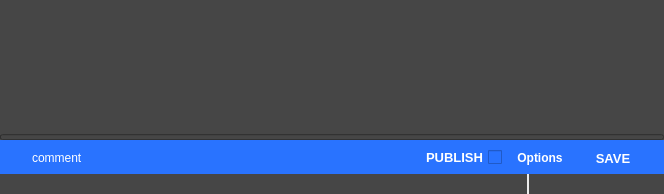
<?xml version="1.0" encoding="UTF-8"?>
<ui version="4.0">
 <class>wgResize</class>
 <widget class="QWidget" name="wgResize">
  <property name="geometry">
   <rect>
    <x>0</x>
    <y>0</y>
    <width>664</width>
    <height>194</height>
   </rect>
  </property>
  <property name="minimumSize">
   <size>
    <width>500</width>
    <height>150</height>
   </size>
  </property>
  <property name="maximumSize">
   <size>
    <width>16777215</width>
    <height>1632332</height>
   </size>
  </property>
  <property name="windowTitle">
   <string>Project</string>
  </property>
  <property name="windowIcon">
   <iconset resource="../../../img/img.qrc">
    <normaloff>:/btn/btn/btnProject48.png</normaloff>:/btn/btn/btnProject48.png</iconset>
  </property>
  <layout class="QVBoxLayout" name="verticalLayout_5">
   <property name="spacing">
    <number>0</number>
   </property>
   <property name="margin">
    <number>0</number>
   </property>
   <item>
    <widget class="QWidget" name="wg" native="true">
     <property name="styleSheet">
      <string notr="true">QWidget{
	background-color: rgb(70, 70, 70);
	selection-background-color: rgb(1, 79, 131);
	color: rgb(235, 235, 235);
}

QPushButton { 
	border:0px;
}

QPushButton:hover {background-color: rgb(55, 90, 126); }

QPushButton:pressed{ 
	 border: 0px solid green;
}

QToolTip { 
	background-color: rgb(52, 52, 52);
	color: rgb(241, 241, 241);
	border: black solid 1px;
}</string>
     </property>
     <layout class="QVBoxLayout" name="verticalLayout_2">
      <property name="spacing">
       <number>0</number>
      </property>
      <property name="margin">
       <number>0</number>
      </property>
      <item>
       <layout class="QVBoxLayout" name="verticalLayout" stretch="0">
        <property name="spacing">
         <number>2</number>
        </property>
        <property name="topMargin">
         <number>0</number>
        </property>
        <property name="rightMargin">
         <number>0</number>
        </property>
        <item>
         <widget class="QWidget" name="wgMain" native="true">
          <layout class="QHBoxLayout" name="layMain">
           <property name="spacing">
            <number>0</number>
           </property>
           <property name="margin">
            <number>0</number>
           </property>
          </layout>
         </widget>
        </item>
       </layout>
      </item>
      <item>
       <widget class="QWidget" name="wgFooter" native="true">
        <property name="maximumSize">
         <size>
          <width>16777215</width>
          <height>40</height>
         </size>
        </property>
        <layout class="QVBoxLayout" name="verticalLayout_7">
         <property name="spacing">
          <number>0</number>
         </property>
         <property name="margin">
          <number>0</number>
         </property>
         <item>
          <widget class="QProgressBar" name="prbStatus">
           <property name="maximumSize">
            <size>
             <width>16777215</width>
             <height>6</height>
            </size>
           </property>
           <property name="value">
            <number>0</number>
           </property>
           <property name="textVisible">
            <bool>false</bool>
           </property>
           <property name="invertedAppearance">
            <bool>false</bool>
           </property>
          </widget>
         </item>
         <item>
          <widget class="QWidget" name="wgFooter_2" native="true">
           <property name="minimumSize">
            <size>
             <width>0</width>
             <height>0</height>
            </size>
           </property>
           <property name="maximumSize">
            <size>
             <width>16777215</width>
             <height>16777215</height>
            </size>
           </property>
           <property name="styleSheet">
            <string notr="true">QWidget{
	background-color: rgb(41, 115, 255);
	color: rgb(255, 255, 255);
}

QPushButton { 
	border:0px;
}

QPushButton:hover {
	background-color: rgb(61, 135, 255);
}

QPushButton:pressed{ 
	 border: 0px solid green;
	 background-color: rgb(52, 158, 158);
}</string>
           </property>
           <layout class="QHBoxLayout" name="horizontalLayout_2">
            <property name="spacing">
             <number>10</number>
            </property>
            <property name="leftMargin">
             <number>15</number>
            </property>
            <property name="topMargin">
             <number>6</number>
            </property>
            <property name="rightMargin">
             <number>16</number>
            </property>
            <property name="bottomMargin">
             <number>4</number>
            </property>
            <item>
             <layout class="QHBoxLayout" name="horizontalLayout_4">
              <property name="spacing">
               <number>8</number>
              </property>
              <property name="margin">
               <number>0</number>
              </property>
              <item>
               <widget class="QLabel" name="lblCommentImg">
                <property name="enabled">
                 <bool>true</bool>
                </property>
                <property name="maximumSize">
                 <size>
                  <width>14</width>
                  <height>14</height>
                 </size>
                </property>
                <property name="toolTip">
                 <string>CommentImg</string>
                </property>
                <property name="text">
                 <string/>
                </property>
                <property name="pixmap">
                 <pixmap resource="../../../img/img.qrc">:/btn/btn/btnWrite48.png</pixmap>
                </property>
                <property name="scaledContents">
                 <bool>true</bool>
                </property>
               </widget>
              </item>
              <item>
               <widget class="QLineEdit" name="edtComment">
                <property name="text">
                 <string>comment</string>
                </property>
                <property name="frame">
                 <bool>false</bool>
                </property>
                <property name="readOnly">
                 <bool>true</bool>
                </property>
                <property name="placeholderText">
                 <string/>
                </property>
               </widget>
              </item>
              <item>
               <spacer name="horizontalSpacer_15">
                <property name="orientation">
                 <enum>Qt::Horizontal</enum>
                </property>
                <property name="sizeType">
                 <enum>QSizePolicy::Expanding</enum>
                </property>
                <property name="sizeHint" stdset="0">
                 <size>
                  <width>40</width>
                  <height>20</height>
                 </size>
                </property>
               </spacer>
              </item>
              <item>
               <widget class="QCheckBox" name="cbxAdd">
                <property name="font">
                 <font>
                  <pointsize>10</pointsize>
                  <weight>75</weight>
                  <bold>true</bold>
                 </font>
                </property>
                <property name="layoutDirection">
                 <enum>Qt::RightToLeft</enum>
                </property>
                <property name="text">
                 <string>PUBLISH</string>
                </property>
               </widget>
              </item>
              <item>
               <widget class="QPushButton" name="btnOption">
                <property name="minimumSize">
                 <size>
                  <width>60</width>
                  <height>0</height>
                 </size>
                </property>
                <property name="maximumSize">
                 <size>
                  <width>10000</width>
                  <height>10000</height>
                 </size>
                </property>
                <property name="font">
                 <font>
                  <weight>75</weight>
                  <bold>true</bold>
                 </font>
                </property>
                <property name="toolTip">
                 <string/>
                </property>
                <property name="styleSheet">
                 <string notr="true"/>
                </property>
                <property name="text">
                 <string>Options</string>
                </property>
                <property name="iconSize">
                 <size>
                  <width>25</width>
                  <height>25</height>
                 </size>
                </property>
                <property name="flat">
                 <bool>true</bool>
                </property>
               </widget>
              </item>
              <item>
               <widget class="QPushButton" name="btnAccept">
                <property name="enabled">
                 <bool>true</bool>
                </property>
                <property name="minimumSize">
                 <size>
                  <width>70</width>
                  <height>0</height>
                 </size>
                </property>
                <property name="maximumSize">
                 <size>
                  <width>10000</width>
                  <height>10000</height>
                 </size>
                </property>
                <property name="font">
                 <font>
                  <pointsize>10</pointsize>
                  <weight>75</weight>
                  <bold>true</bold>
                 </font>
                </property>
                <property name="toolTip">
                 <string>Accept</string>
                </property>
                <property name="text">
                 <string>SAVE</string>
                </property>
                <property name="iconSize">
                 <size>
                  <width>35</width>
                  <height>35</height>
                 </size>
                </property>
                <property name="shortcut">
                 <string>Enter</string>
                </property>
                <property name="checkable">
                 <bool>false</bool>
                </property>
                <property name="checked">
                 <bool>false</bool>
                </property>
                <property name="autoDefault">
                 <bool>false</bool>
                </property>
                <property name="default">
                 <bool>false</bool>
                </property>
                <property name="flat">
                 <bool>true</bool>
                </property>
               </widget>
              </item>
             </layout>
            </item>
           </layout>
          </widget>
         </item>
        </layout>
       </widget>
      </item>
      <item>
       <widget class="QWidget" name="wgHelp" native="true">
        <property name="minimumSize">
         <size>
          <width>0</width>
          <height>20</height>
         </size>
        </property>
        <property name="maximumSize">
         <size>
          <width>16777215</width>
          <height>20</height>
         </size>
        </property>
        <layout class="QHBoxLayout" name="horizontalLayout_5">
         <property name="spacing">
          <number>14</number>
         </property>
         <property name="leftMargin">
          <number>14</number>
         </property>
         <property name="topMargin">
          <number>0</number>
         </property>
         <property name="rightMargin">
          <number>14</number>
         </property>
         <property name="bottomMargin">
          <number>0</number>
         </property>
         <item>
          <widget class="QLineEdit" name="edtPath">
           <property name="sizePolicy">
            <sizepolicy hsizetype="Preferred" vsizetype="Preferred">
             <horstretch>0</horstretch>
             <verstretch>0</verstretch>
            </sizepolicy>
           </property>
           <property name="font">
            <font>
             <pointsize>7</pointsize>
            </font>
           </property>
           <property name="text">
            <string/>
           </property>
           <property name="frame">
            <bool>false</bool>
           </property>
           <property name="alignment">
            <set>Qt::AlignLeading|Qt::AlignLeft|Qt::AlignVCenter</set>
           </property>
           <property name="readOnly">
            <bool>true</bool>
           </property>
           <property name="placeholderText">
            <string/>
           </property>
          </widget>
         </item>
         <item>
          <widget class="QPushButton" name="btnOpenFolder">
           <property name="enabled">
            <bool>false</bool>
           </property>
           <property name="minimumSize">
            <size>
             <width>0</width>
             <height>0</height>
            </size>
           </property>
           <property name="maximumSize">
            <size>
             <width>16</width>
             <height>16</height>
            </size>
           </property>
           <property name="toolTip">
            <string>Open Folder</string>
           </property>
           <property name="text">
            <string/>
           </property>
           <property name="icon">
            <iconset resource="../../../img/img.qrc">
             <normaloff>:/btn/btn/btnFolder48.png</normaloff>:/btn/btn/btnFolder48.png</iconset>
           </property>
           <property name="iconSize">
            <size>
             <width>12</width>
             <height>12</height>
            </size>
           </property>
          </widget>
         </item>
         <item>
          <widget class="Line" name="line_4">
           <property name="frameShadow">
            <enum>QFrame::Plain</enum>
           </property>
           <property name="lineWidth">
            <number>2</number>
           </property>
           <property name="orientation">
            <enum>Qt::Vertical</enum>
           </property>
          </widget>
         </item>
         <item>
          <widget class="QPushButton" name="btnProject">
           <property name="maximumSize">
            <size>
             <width>16</width>
             <height>16</height>
            </size>
           </property>
           <property name="toolTip">
            <string>Project</string>
           </property>
           <property name="layoutDirection">
            <enum>Qt::LeftToRight</enum>
           </property>
           <property name="text">
            <string/>
           </property>
           <property name="icon">
            <iconset resource="../../../img/img.qrc">
             <normaloff>:/btn/btn/btnProject48.png</normaloff>:/btn/btn/btnProject48.png</iconset>
           </property>
           <property name="iconSize">
            <size>
             <width>12</width>
             <height>12</height>
            </size>
           </property>
          </widget>
         </item>
         <item>
          <widget class="QPushButton" name="btnUser">
           <property name="maximumSize">
            <size>
             <width>16</width>
             <height>16</height>
            </size>
           </property>
           <property name="toolTip">
            <string/>
           </property>
           <property name="text">
            <string/>
           </property>
           <property name="icon">
            <iconset resource="../../../img/img.qrc">
             <normaloff>:/user/user/default.png</normaloff>:/user/user/default.png</iconset>
           </property>
           <property name="iconSize">
            <size>
             <width>12</width>
             <height>12</height>
            </size>
           </property>
          </widget>
         </item>
         <item>
          <widget class="QPushButton" name="btnReport">
           <property name="maximumSize">
            <size>
             <width>16</width>
             <height>16</height>
            </size>
           </property>
           <property name="toolTip">
            <string>&lt;html&gt;&lt;head/&gt;&lt;body&gt;&lt;p&gt;&lt;span style=&quot; font-weight:600;&quot;&gt;Report&lt;/span&gt;&lt;/p&gt;&lt;p&gt;Report a bug, feature or get support&lt;/p&gt;&lt;/body&gt;&lt;/html&gt;</string>
           </property>
           <property name="text">
            <string/>
           </property>
           <property name="icon">
            <iconset resource="../../../img/img.qrc">
             <normaloff>:/btn/btn/btnReport48.png</normaloff>:/btn/btn/btnReport48.png</iconset>
           </property>
           <property name="iconSize">
            <size>
             <width>12</width>
             <height>12</height>
            </size>
           </property>
           <property name="flat">
            <bool>true</bool>
           </property>
          </widget>
         </item>
         <item>
          <widget class="QPushButton" name="btnHelp">
           <property name="maximumSize">
            <size>
             <width>16</width>
             <height>16</height>
            </size>
           </property>
           <property name="toolTip">
            <string>&lt;html&gt;&lt;head/&gt;&lt;body&gt;&lt;p&gt;&lt;span style=&quot; font-weight:600;&quot;&gt;Help&lt;/span&gt;&lt;/p&gt;&lt;p&gt;Get infos to the script&lt;/p&gt;&lt;/body&gt;&lt;/html&gt;</string>
           </property>
           <property name="text">
            <string/>
           </property>
           <property name="icon">
            <iconset resource="../../../img/img.qrc">
             <normaloff>:/btn/btn/default.png</normaloff>:/btn/btn/default.png</iconset>
           </property>
           <property name="iconSize">
            <size>
             <width>12</width>
             <height>12</height>
            </size>
           </property>
           <property name="flat">
            <bool>true</bool>
           </property>
          </widget>
         </item>
        </layout>
       </widget>
      </item>
     </layout>
    </widget>
   </item>
  </layout>
 </widget>
 <resources>
  <include location="../../../img/img.qrc"/>
 </resources>
 <connections/>
</ui>
